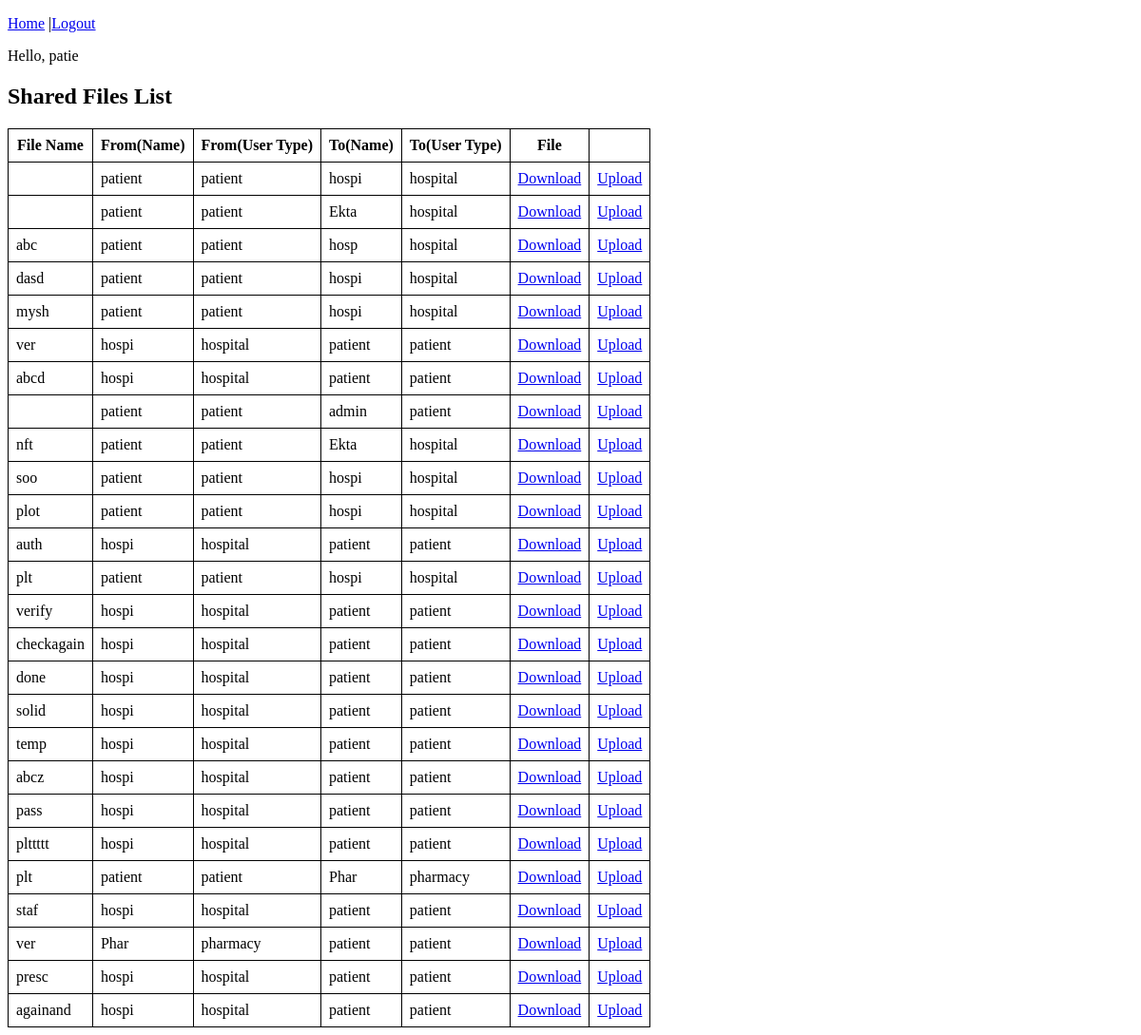
Page /show_shared_file/ (signed in) on the earlier database version.
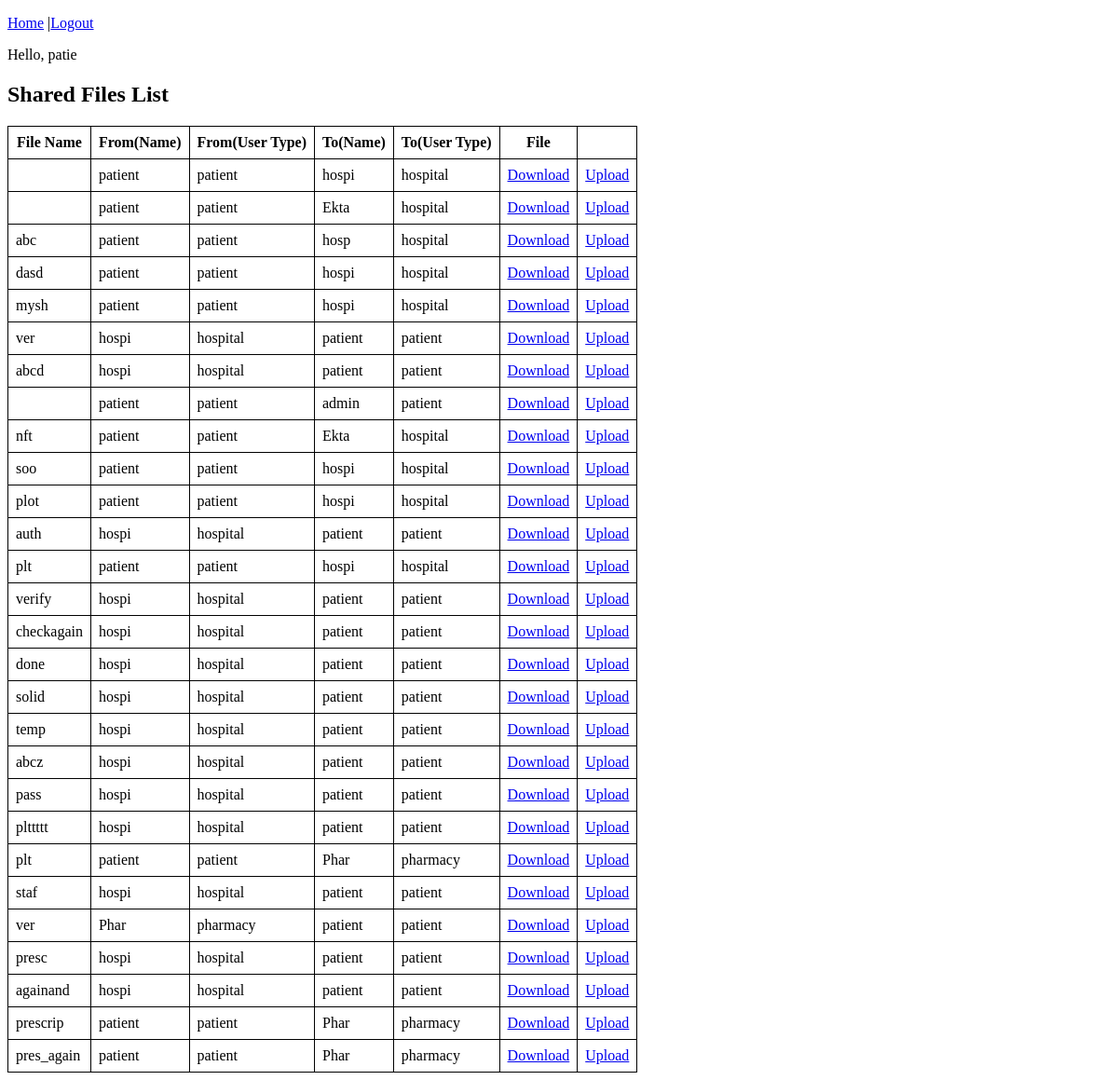
Same page on the later database version.
### accounts/models.py (models this page shows, shortened)
class CustomUser(AbstractBaseUser):
    email = models.EmailField(verbose_name='email',max_length=60,unique=True)
    is_email_verified = models.BooleanField(default=False)
    username = models.CharField(max_length=30,unique=True)
    date_joined = models.DateTimeField(verbose_name='date_joined',auto_now_add=True)
    last_login = models.DateTimeField(verbose_name='last_login',auto_now = True)
    is_admin = models.BooleanField(default=False)
    is_active = models.BooleanField(default=True)
    is_staff = models.BooleanField(default=False)
    is_superuser = models.BooleanField(default=False)
    official_name = models.CharField(max_length=50)
    address = models.CharField(max_length=50)
    mobile = models.IntegerField(default=0)
    is_approved = models.BooleanField(default=False)
    user_type = models.CharField(max_length=30,choices=USER_TYPE)
    USERNAME_FIELD = 'username'
    REQUIRED_FIELDS = ['email','official_name','address','user_type','mobile']
    objects = CustomUserManager()

class SharedFiles(models.Model):
    file = models.ForeignKey(UserFiles,on_delete=models.CASCADE)
    shared_to = models.ForeignKey(CustomUser,on_delete=models.CASCADE)

class UserFiles(models.Model):
    user = models.ForeignKey(CustomUser,on_delete=models.CASCADE)
    file_name = models.CharField(max_length=30,blank=True)
    file = models.FileField(upload_to="users/files/")

### accounts/views.py (the view)
# urls.py: path('show_shared_file/',show_shared_files_view, name="show_shared_file"),
@login_required(login_url='/login/')
def show_shared_files_view(request):
    context = {}
    context['shared_files'] = SharedFiles.objects.filter(Q(shared_to=request.user)|Q(file__user=request.user)) #filter(shared_to.official_name=request.user.official_name)
    return render(request,'shared_files.html',context)

### templates/shared_files.html (shortened to what this page needs)
{% extends 'base.html' %}
{% block content %}
<h2>Shared Files List</h2>
{%if shared_files|length > 0%}
    <table id="table">
        <tr class="header">
        <th >File Name</th>
        <th >From(Name)</th>
        <th >From(User Type)</th>
        <th >To(Name)</th>
        <th >To(User Type)</th>
        <th >File</th>
        </tr>
    {%for file in shared_files%}
        <tr>
            <td>{{file.file.file_name}}</td>
            <td>{{file.file.user.official_name}}</td>
            <td>{{file.file.user.user_type}}</td>
            <td>{{file.shared_to.official_name}}</td>
            <td>{{file.shared_to.user_type}}</td>
            <td><a href="{{file.file.file.url}}" target="_blank">Download</a></td>
            <td><a href="{%url 'userclick' file.file.user.pk %}">Upload</a></td>
        </tr>
    {%endfor%}
{%else%}
You have not shared any files
{%endif%}
{%endblock%}

### templates/base.html (shortened to what this page needs)
<!DOCTYPE html>
<html>
<head>
</head>
<body>
  <main>
    {%if request.user.is_authenticated%}
        <p>
        {%ifequal request.user.user_type  'patient'%}
          <a href="{%url 'patient_index'%}">Home</a>
        {%endifequal%}
        |<a href="{%url 'logout'%}">Logout</a>
        </p>
        <p>Hello, {{request.user.username}} </p>
      {%else%}
        <p> <a href="{%url 'home'%}">Home</a> | <a href="{%url 'signup'%}">Signup</a> | <a href="{%url 'login'%}">Login</a></p>
      {%endif%}
    {% block content %}
    {% endblock %}
  </main>
</body>
</html>

### templates/shared_files.html (style rules this page uses)
table, th, td { border: 1px solid black; border-collapse: collapse; padding: 8px; }

Differences in the rows shown:
added SharedFiles: file.file_name "prescrip", file.user.official_name "patient", file.user.user_type "patient", shared_to.official_name "Phar", shared_to.user_type "pharmacy"
added SharedFiles: file.file_name "pres_again", file.user.official_name "patient", file.user.user_type "patient", shared_to.official_name "Phar", shared_to.user_type "pharmacy"
